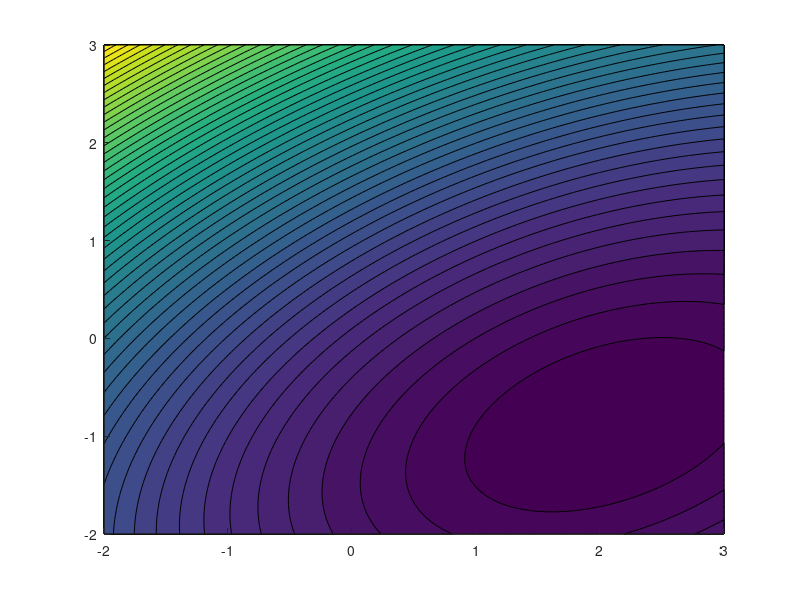

The MATLAB script that drew this image: (Note: this script raises an error after producing the figure.)
% Rosenbrock function example
% f = @(x) 100*(x(2)-x(1)^2)^2 + (1-x(1))^2;
% df = @(x) [200*(x(2)-x(1)^2)*-2*x(1) - 2*(1-x(1));
%            200*(x(2)-x(1)^2)];
% 
% [X, Y] = meshgrid(linspace(-1.5, 1.5, 200), ...
%                   linspace(-0.5, 3, 200));
% Z = 100*(Y-X.^2).^2 + (1-X).^2;
% x0 = [Inf; Inf];
% x1 = [-1.2; 1.0];

% Ellipse example
f = @(x) 0.06*(x(1)^2 - x(1)*x(2)) + 0.1*x(2)^2 - 0.3*(x(1)-x(2));
df = @(x) [0.06*(2*x(1)-x(2))-0.3; -0.06*x(1)+0.2*x(2)+0.3];
[X, Y] = meshgrid(linspace(-2, 3, 200), ...
                  linspace(-2, 3, 200));
Z = 0.06*(X.^2-X.*Y)+0.1*Y.^2-0.3*(X-Y);
x0 = [Inf; Inf];
x1 = [0; 0];

x = x1; % For collecting x per iteration
s = -df(x1);

contourf(X, Y, Z, 50, 'FaceAlpha', 0.6); hold on;
scatter(x1(1), x1(2),'r','filled');

ctr = 1;
while norm(x0-x1) > 1e-7

    x0 = x1; 

    % Run quasi-newton to get step size, a
    a0 = 0; a1 = 0.066; c = 1;
    dda = @(a,x,s) df(x+a*s)'*s;
    while abs(a0-a1) > 1e-7 && ~isinf(a1)
        an = a1 - (a0 - a1)*dda(a1,x0,s)/...
            (dda(a0,x0,s)-dda(a1,x0,s));
        a0 = a1; a1 = an; c = c + 1;
    end
    
    % Update x
    x1 = x0 + a0*s;

    x = [x, x1]; %#ok

    % Update search direction by conjugate gradient
    s = -df(x1) + s*(df(x1)'*df(x1))/(df(x0)'*df(x0));

    ctr = ctr + 1;
    % fprintf('(%.4f, %.4f), df = [%.4f, %.4f], a = %.4e, ctr = %d\n', ...
    %     x1, df(x1), a0, c);
end

% Plot all x
plot(x(1,:), x(2,:) ,'ro-');

hold off; grid on;
set(gcf,'Color','w');
fprintf('Minimum found: (%.4f, %.4f)\n',x1);
fprintf('No. of iterations: %d\n', ctr);